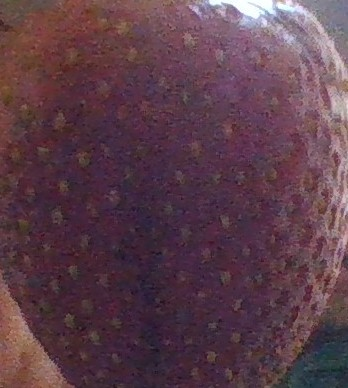
#> input picture strawberry2.jpg, 348 x 388 px, given in place of the camera
$ python FindLemon.py
#> lines starting #> are read from the running program, lines starting #| are printed output that depends on the picture; after the words box and inside, x2 and y2 are one past the last pixel; in counts of white or black regions, pixels touching at a corner belong together; pictures that were not available may be replaced by others from this repository, and a replacement may not be noted
import cv2 #Main Library
import numpy as np  # means matrix folder
from os import walk#For find the folder we are using this

def Find_Strawberry(camera_percent):  # General function we will call this function in main folder.
    # We are creating the function with 'def'
#> called with camera_percent = 100
    openTheCamera = cv2.VideoCapture(0)  # we open the camera

    # 0 => In computer, it uses default camera such as,laptop camera
    # 1 => Out computer, when we connect with usb we use with that way(EXTENTİON PART)
    def Camera_Set_Up(display, percent):
        camera_width = int(display.shape[1] * percent / 100)  # we are resize the width of camera with percently
        camera_heigth = int(display.shape[0] * percent / 100)  # we are resize the heigth of camera with percently

        dimension = (camera_width, camera_heigth)  # we dont do anything just for return we collect the result

        return cv2.resize(display, dimension, interpolation=cv2.INTER_AREA)  # we have to use this library for all

    # size chancing
    while True:  # we enter the infinitive loop
        if openTheCamera.isOpened():  # security for coming respond from camera
            ret, display = openTheCamera.read()
#> display is the input picture: shape (388, 348, 3); mean B, G, R 74.6, 62.6, 92.3

            convertToGray = cv2.cvtColor(display, cv2.COLOR_BGR2GRAY)
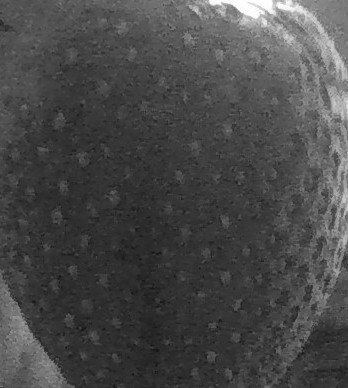
#> convertToGray: shape (388, 348); min 19, max 255, mean 72.9

            for dirpath, dirnames, filenames in walk(
                    'image_folder'):  # we are taking folder directly in source code folder

                for size in filenames:  # in python we are looping with elemans so it will give directly eleman names.
                    # such as strawberry3.jpg
                    takenPicture = cv2.imread('{}'.format(size), 0)  # This eleman has to be 'strawberry3.jpg'.
#> takenPicture: shape (388, 348); min 19, max 255, mean 72.9
                    # So we have to changeto format for all picture
                    # 0 means you make be gray color

                    widthOfObject, heigthOfObject = takenPicture.shape
#> widthOfObject = 388; heigthOfObject = 348

                    if widthOfObject > 300 or widthOfObject < 350 or heigthOfObject > 300 or heigthOfObject < 350:
                        # We have to apply this if condition because sometimes the picture bigger than camera so
                        # We have to small this picture side
                        takenPicture = cv2.resize(takenPicture, (450, 550), interpolation=cv2.INTER_AREA)
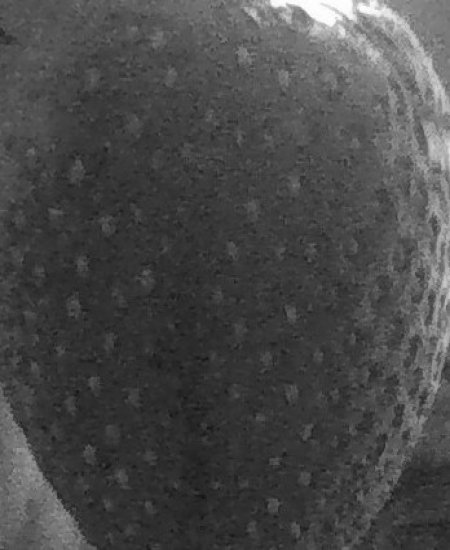
#> takenPicture: shape (550, 450); min 21, max 255, mean 72.8
                        widthOfObject, heigthOfObject = takenPicture.shape
#> widthOfObject = 550; heigthOfObject = 450

                    else:
                        takenPicture, widthOfObject, heigthOfObject

                    res = cv2.matchTemplate(convertToGray, takenPicture,
                                            cv2.TM_CCOEFF_NORMED)  # Apply template matching and
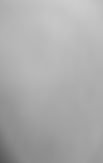
#> res: shape (163, 103) float32; min 0.337, max 0.804, mean 0.675
                    # normally , we have 6 template matching and we decision to this.

                    proficiencyOfValue = 0.8  # threshold value we can change
                    localCompareValue = np.where(res > proficiencyOfValue)
#> localCompareValue = 44 positions, rows 0 to 5, columns 67 to 77

                    for parameter in zip(*localCompareValue[::-1]):
                        cv2.rectangle(display, parameter, (parameter[0] + heigthOfObject, parameter[1] + widthOfObject),
                                      (0, 255, 0), 2)

                        accuracyRate = str(res * 100)  # We try give accuracy percent . But I am not sure right result.
                        accuracyRate = accuracyRate.replace('[', '').replace(']', '')
                        # In the result give some bracket and undesirable string so we delete that
                        Write = 'Lemon' + accuracyRate
                        # For strawberry we want show this name and accuracy rate
                        cv2.putText(display, Write, (parameter[0], parameter[1]),
                                    cv2.FONT_HERSHEY_COMPLEX, 1, (0, 0, 255), 1)
#> this loop made 44 passes
#> parameter on passes 1 to 12: (67, 0), (68, 0), (69, 0), (70, 0), (71, 0), (72, 0), (73, 0), (74, 0), (75, 0), (76, 0), (68, 1), (69, 1)
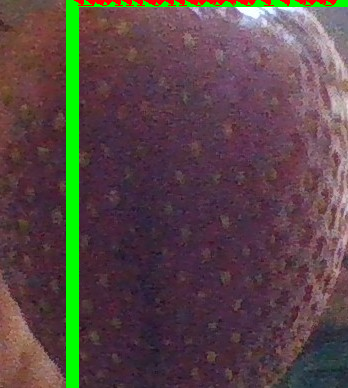
#> display: shape (388, 348, 3); 5.13% of pixels changed, all inside (x1, y1, x2, y2) = (66, 0, 348, 388)
                    res = []  # We make empty this array

            new_Display = Camera_Set_Up(display, camera_percent)
            # we create
            cv2.imshow("Display", new_Display)

            if cv2.waitKey(25) & 0xFF == ord('q'):  # per 25 millisecond, take photo
#> (key q is pressed here)
                break  # when press the 'q' the program will be quit
        else:
            ret = False

    openTheCamera.release()
    cv2.destroyAllWindows()


Find_Strawberry(100)
